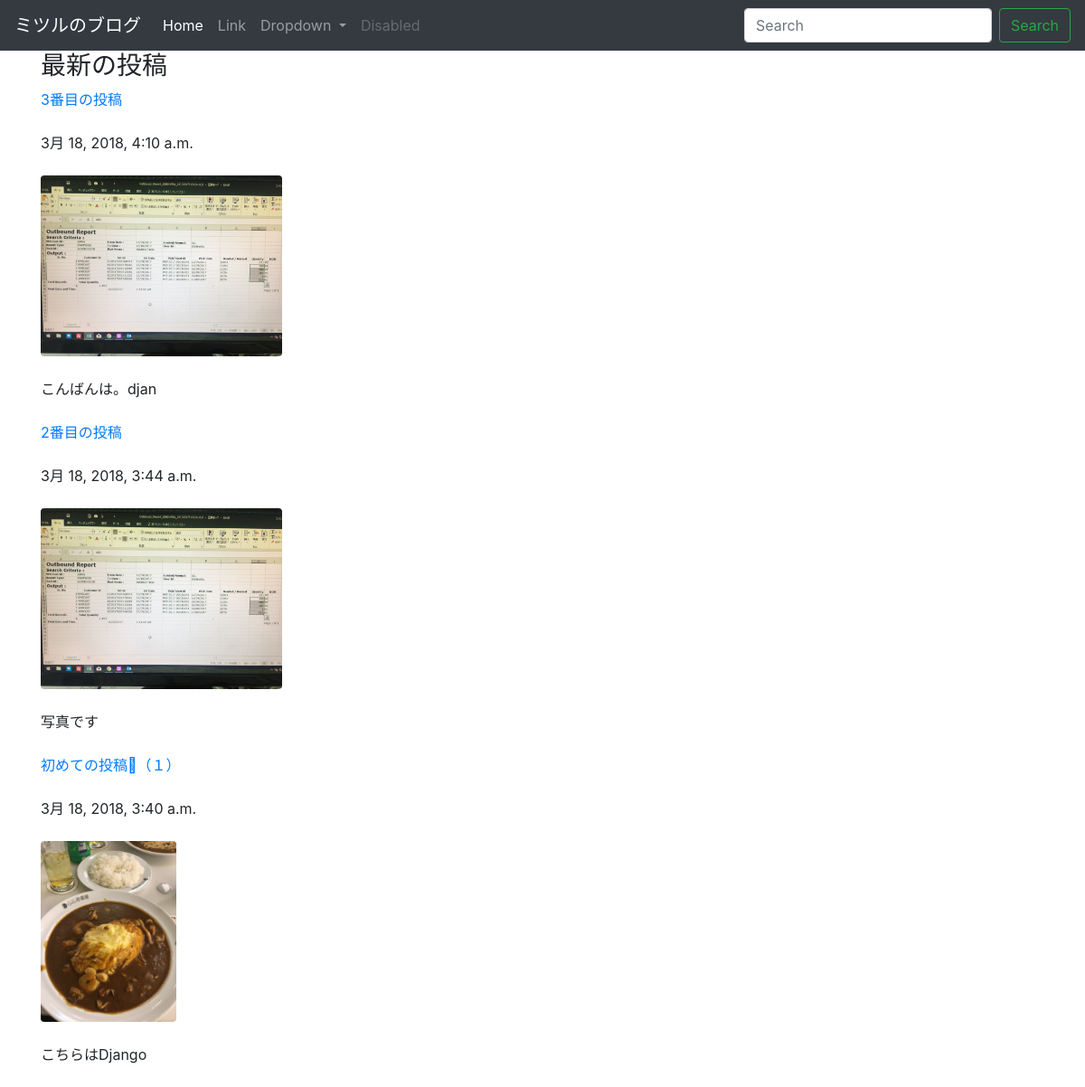
/posts/, run on the app's committed database.
### posts/models.py (models this page shows, shortened)
class Post(models.Model):
    title = models.CharField(max_length=100)
    published = models.DateTimeField()
    image = models.ImageField(upload_to='media/')
    body = models.TextField()
    def summary(self):
        return self.body[:10]

### posts/views.py (the view)
def index(request):
    posts = Post.objects.order_by('-published')
    return render(request, 'posts/index.html',{'posts':posts})

### posts/templates/posts/index.html (shortened to what this page needs)
<!DOCTYPE html>
<html lang = "ja-jp">
<head>
    <link rel="stylesheet" href="https://maxcdn.bootstrapcdn.com/bootstrap/4.0.0/css/bootstrap.min.css">
</head>
<body>
  <nav class="navbar navbar-expand-lg navbar-dark bg-dark">
  <a class="navbar-brand" href="#">ミツルのブログ</a>
  <div class="collapse navbar-collapse" id="navbarSupportedContent">
    <ul class="navbar-nav mr-auto">
      <li class="nav-item active">
        <a class="nav-link" href="#">Home <span class="sr-only">(current)</span></a>
      </li>
      <li class="nav-item">
        <a class="nav-link" href="#">Link</a>
      </li>
      <li class="nav-item dropdown">
        <a class="nav-link dropdown-toggle" href="#" id="navbarDropdown" role="button" data-toggle="dropdown" aria-haspopup="true" aria-expanded="false">
          Dropdown
        </a>
      </li>
      <li class="nav-item">
        <a class="nav-link disabled" href="#">Disabled</a>
      </li>
    </ul>
    <form class="form-inline my-2 my-lg-0">
      <input class="form-control mr-sm-2" type="search" placeholder="Search" aria-label="Search">
      <button class="btn btn-outline-success my-2 my-sm-0" type="submit">Search</button>
    </form>
  </div>
</nav>
<div class="container">
  <h3>最新の投稿</h3>
  {% for post in posts.all %}
    <a href = "{% url 'post_detail' post.id %}">{{ post.title }}</a>
    <br /><br />
    {{ post.published }}
    <br /><br />
    <img src="{{ post.image.url}}" class = "img-fluid rounded" style="max-height:200px;"/>
    <br /><br />
    {{ post.summary }}
    <br /><br />
  {% endfor %}
  </div>
</body>
</html>

### data on the page
Post: title "3番目の投稿", published "3月 18, 2018, 4:10 a.m.", image (picture), summary "こんばんは。djan"
Post: title "2番目の投稿", published "3月 18, 2018, 3:44 a.m.", image (picture), summary "写真です"
Post: title "初めての投稿 （１）", published "3月 18, 2018, 3:40 a.m.", image (picture), summary "こちらはDjango"
